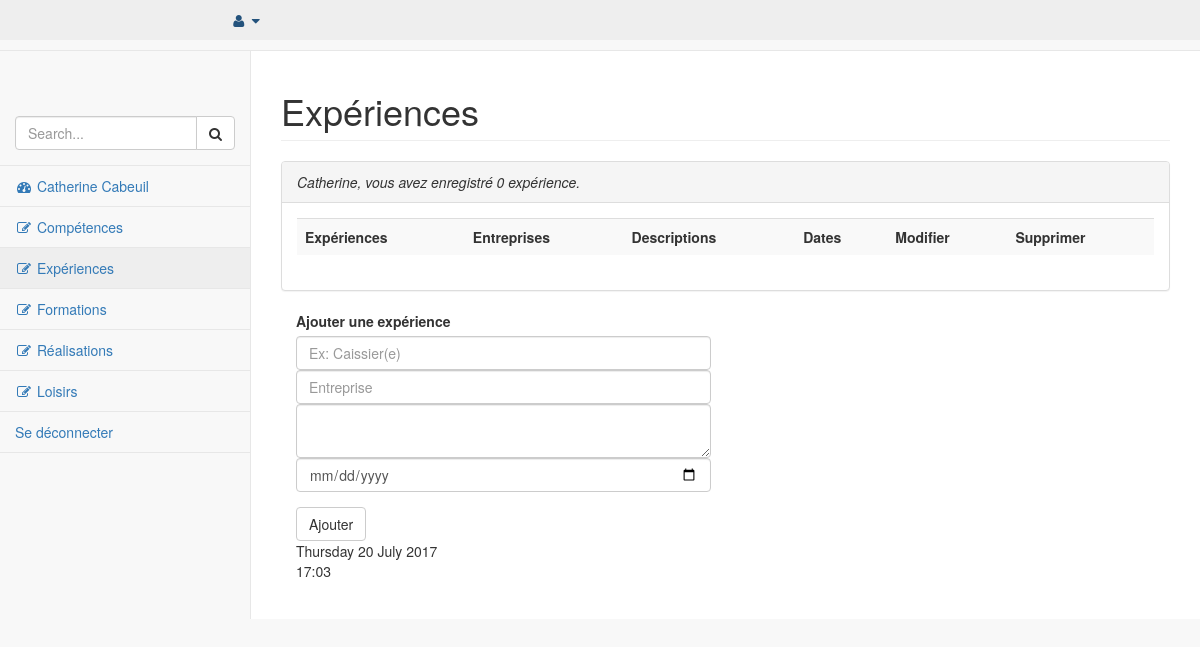
/admin/pages/experiences.php (signed in), run on an earlier commit of the app's database.
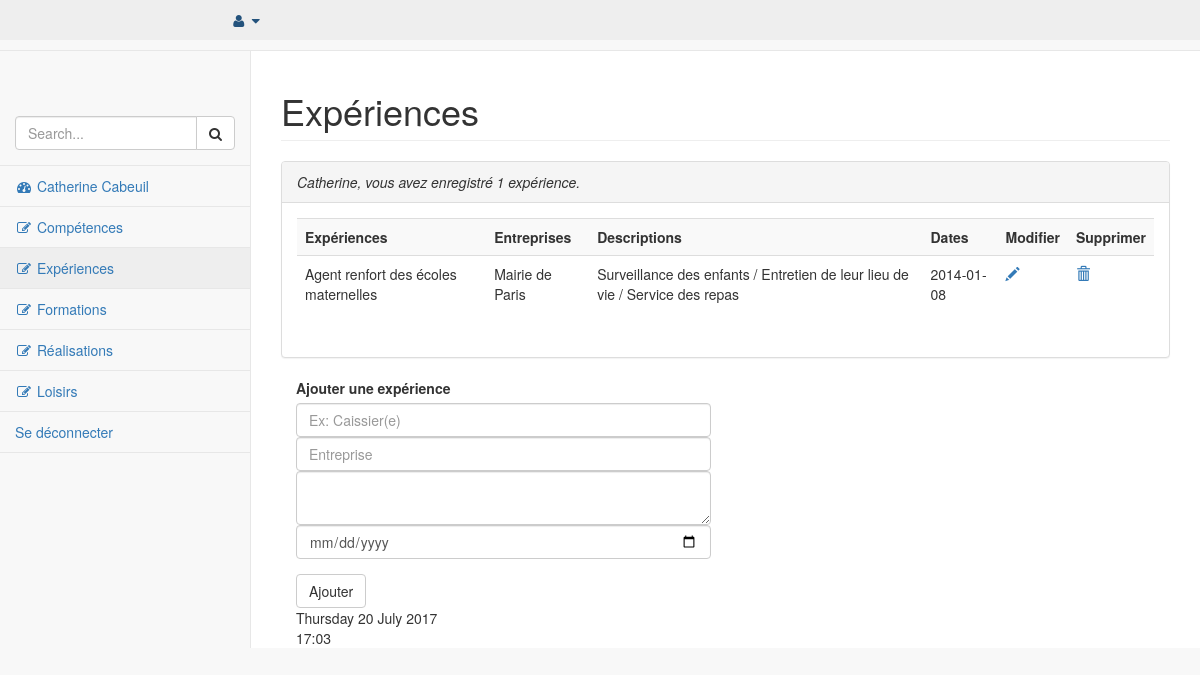
And on a later commit of the database.
### tables this page shows
CREATE TABLE `t_experiences` (
  `id_experience` int(11) NOT NULL,
  `titre_e` varchar(45) NOT NULL,
  `sous_titre_e` varchar(45) DEFAULT NULL,
  `dates_e` varchar(45) NOT NULL,
  `description_e` text NOT NULL,
  `utilisateur_id` int(11) NOT NULL
);

### admin/pages/experiences.php (the view, shortened to what this page needs)
<?php
require '../../connexion/connexion.php';
include '../inc/nav.inc.php';
?>
        <div id="page-wrapper">
            <div class="row">
                <div class="col-lg-12">
                    <h1 class="page-header">Expériences</h1>
                    <?php
                    $sql = $pdoCV->query("SELECT * FROM t_experiences WHERE utilisateur_id='1' ");
                    $ligne_experience = $sql->fetchAll();
                    $nb_experiences = count($ligne_experience);
                    ?>
                    <div class="row">
                        <div class="col-lg-12">
                            <div class="panel panel-default">
                                <div class="panel-heading">
                                    <em><?php if ($nb_experiences <= 1): ?>
                                        <?= $ligne_utilisateur['pseudo'].", vous avez enregistré <span class='nb_experiences'> " .$nb_experiences. "</span> expérience."?>
                                    <?php else: ?>
                                        <?= $ligne_utilisateur['pseudo'].", vous avez enregistré <span class='nb_experiences'>" .$nb_experiences. "</span> expériences."?>
                                    <?php endif; ?></em>
                                </div>
                                <div class="panel-body">
                                    <div class="table-responsive">
                                        <table class="table table-striped">
                                            <tbody>
                                                <tr>
                                                    <th scope="col">Expériences</th>
                                                    <th scope="col">Entreprises</th>
                                                    <th scope="col">Descriptions</th>
                                                    <th scope="col">Dates</th>
                                                    <th scope="col">Modifier</th>
                                                    <th scope="col">Supprimer</th>
                                                </tr>
                                                <?php foreach ($ligne_experience as $ligne_experiences) : ?>
                                                <tr id="<?php echo $ligne_experiences['id_experience']; ?>">
                                                    <td><?= $ligne_experiences['titre_e'];?></td>
                                                    <td><?= $ligne_experiences['sous_titre_e'];?></td>
                                                    <td><?= $ligne_experiences['description_e'];?></td>
                                                    <td><?= $ligne_experiences['dates_e'];?></td>
                                                    <td><a href="../pages/modif_experiences.php?id_experience=<?php echo $ligne_experiences['id_experience']; ?>"><span class="glyphicon glyphicon-pencil"></span></a></td>
                                                    <td><a id="suppression" href="<?php echo $ligne_experiences['id_experience']; ?>"><span class="glyphicon glyphicon-trash"></span></a></td>
                                                </tr>
                                                <?php endforeach; ?>
                                            </tbody>
                                        </table>
                                    </div>
                                </div>
                            </div>
                            <form class="col-lg-6" action="experiences.php" method="post">
                                <div class="form-group">
                                    <label for="experience">Ajouter une expérience</label>
                                    <input class="form-control" placeholder="Ex: Caissier(e)" name="titre_e" id="titre_e" required>
                                    <input class="form-control" placeholder="Entreprise" name="sous_titre_e" id="sous_titre_e" required>
                                    <textarea class="form-control" name="description_e" id="description_e" required></textarea>
                                    <input type="date" class="form-control" name="dates_e" id="dates_e" required>
                                </div>
                                <button type="submit" class="btn btn-default" id="button_experience">Ajouter</button>
                                <br>
                                <?php
                                $heure = date("H:i");
                                echo strftime("%A %d %B %Y");
                                echo "<br>".$heure;
                                ?>
                            </form>
                        </div>
                    </div>
                </div>
            </div>
            </div>
</body>
</html>

What changed in the data, as far as the page shows it:
added t_experiences: titre_e "Agent renfort des écoles maternelles", sous_titre_e "Mairie de Paris", description_e "Surveillance des enfants / Entretien de leur lieu de vie / Service des repas", dates_e "2014-01-08"
Also different on the page:
$nb_experiences: "0" → "1"
